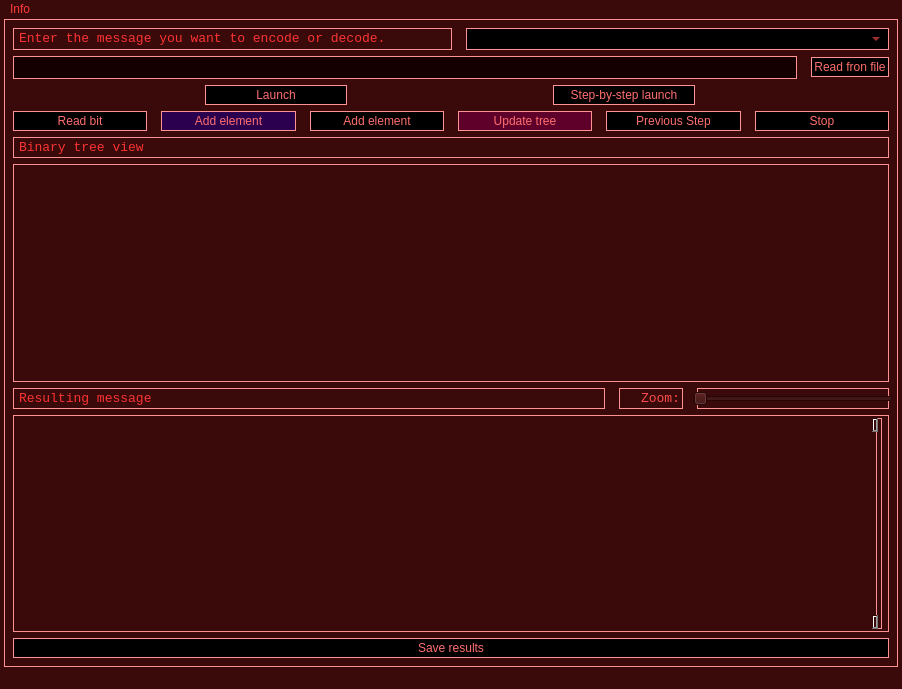
<?xml version="1.0" encoding="UTF-8"?>
<ui version="4.0">
 <class>MainWindow</class>
 <widget class="QMainWindow" name="MainWindow">
  <property name="geometry">
   <rect>
    <x>0</x>
    <y>0</y>
    <width>902</width>
    <height>689</height>
   </rect>
  </property>
  <property name="minimumSize">
   <size>
    <width>902</width>
    <height>689</height>
   </size>
  </property>
  <property name="windowTitle">
   <string>MainWindow</string>
  </property>
  <property name="styleSheet">
   <string notr="true">background-color: rgb(58, 9, 9);
color: rgb(255, 60, 60);
</string>
  </property>
  <widget class="QWidget" name="centralwidget">
   <property name="styleSheet">
    <string notr="true">border-color: rgb(255, 20, 20);
border-width : 1.2px;
border-style: ridge;
margin-left: 4px;
margin-right: 4px;
padding:2px;
color: rgb(255, 76, 76);</string>
   </property>
   <layout class="QVBoxLayout" name="verticalLayout">
    <item>
     <layout class="QHBoxLayout" name="horizontalLayout_4">
      <item>
       <widget class="QLabel" name="label">
        <property name="maximumSize">
         <size>
          <width>121212</width>
          <height>16777215</height>
         </size>
        </property>
        <property name="font">
         <font>
          <family>Consolas</family>
          <pointsize>8</pointsize>
         </font>
        </property>
        <property name="styleSheet">
         <string notr="true">color: rgb(253, 51, 51);</string>
        </property>
        <property name="text">
         <string>&lt;html&gt;&lt;head/&gt;&lt;body&gt;&lt;p&gt;&lt;span style=&quot; font-size:10pt;&quot;&gt;Enter the message you want to encode or decode.&lt;/span&gt;&lt;/p&gt;&lt;/body&gt;&lt;/html&gt;</string>
        </property>
       </widget>
      </item>
      <item>
       <widget class="QComboBox" name="comboBox">
        <property name="minimumSize">
         <size>
          <width>431</width>
          <height>0</height>
         </size>
        </property>
        <property name="maximumSize">
         <size>
          <width>200</width>
          <height>16777215</height>
         </size>
        </property>
        <property name="styleSheet">
         <string notr="true">background-color: rgb(0, 0, 0);</string>
        </property>
       </widget>
      </item>
     </layout>
    </item>
    <item>
     <layout class="QHBoxLayout" name="horizontalLayout">
      <item>
       <widget class="QLineEdit" name="inputStr">
        <property name="font">
         <font>
          <family>Consolas</family>
          <pointsize>10</pointsize>
          <weight>50</weight>
          <italic>false</italic>
          <bold>false</bold>
         </font>
        </property>
        <property name="styleSheet">
         <string notr="true">
color: rgb(255, 58, 51);

background-color: rgb(20, 0, 0);</string>
        </property>
        <property name="maxLength">
         <number>1000</number>
        </property>
       </widget>
      </item>
      <item>
       <widget class="QPushButton" name="readFileButton">
        <property name="maximumSize">
         <size>
          <width>110</width>
          <height>16777215</height>
         </size>
        </property>
        <property name="styleSheet">
         <string notr="true">
background-color: rgb(0, 0, 0);
color: rgb(255, 110, 110);</string>
        </property>
        <property name="text">
         <string>Read fron file</string>
        </property>
       </widget>
      </item>
     </layout>
    </item>
    <item>
     <layout class="QHBoxLayout" name="horizontalLayout_2">
      <item>
       <widget class="QPushButton" name="startCodingButton">
        <property name="maximumSize">
         <size>
          <width>150</width>
          <height>16777215</height>
         </size>
        </property>
        <property name="styleSheet">
         <string notr="true">
background-color: rgb(0, 0, 0);
color: rgb(255, 110, 110);</string>
        </property>
        <property name="text">
         <string>Launch</string>
        </property>
       </widget>
      </item>
      <item>
       <widget class="QPushButton" name="stepByStepStart">
        <property name="maximumSize">
         <size>
          <width>150</width>
          <height>16777215</height>
         </size>
        </property>
        <property name="styleSheet">
         <string notr="true">
background-color: rgb(0, 0, 0);
color: rgb(255, 110, 110);</string>
        </property>
        <property name="text">
         <string>Step-by-step launch</string>
        </property>
       </widget>
      </item>
     </layout>
    </item>
    <item>
     <layout class="QHBoxLayout" name="horizontalLayout_3">
      <item>
       <widget class="QPushButton" name="readBit">
        <property name="maximumSize">
         <size>
          <width>150</width>
          <height>16777215</height>
         </size>
        </property>
        <property name="styleSheet">
         <string notr="true">
background-color: rgb(0, 0, 0);
color: rgb(255, 110, 110);</string>
        </property>
        <property name="text">
         <string>Read bit</string>
        </property>
       </widget>
      </item>
      <item>
       <widget class="QPushButton" name="addElemDecode">
        <property name="maximumSize">
         <size>
          <width>150</width>
          <height>16777215</height>
         </size>
        </property>
        <property name="styleSheet">
         <string notr="true">background-color: rgb(42, 0, 79);
color: rgb(255, 110, 110);</string>
        </property>
        <property name="text">
         <string>Add element</string>
        </property>
       </widget>
      </item>
      <item>
       <widget class="QPushButton" name="addElement">
        <property name="maximumSize">
         <size>
          <width>150</width>
          <height>16777215</height>
         </size>
        </property>
        <property name="styleSheet">
         <string notr="true">
background-color: rgb(0, 0, 0);
color: rgb(255, 110, 110);</string>
        </property>
        <property name="text">
         <string>Add element</string>
        </property>
       </widget>
      </item>
      <item>
       <widget class="QPushButton" name="upgradeTree">
        <property name="maximumSize">
         <size>
          <width>150</width>
          <height>16777215</height>
         </size>
        </property>
        <property name="styleSheet">
         <string notr="true">background-color: rgb(95, 0, 42);
color: rgb(255, 110, 110);</string>
        </property>
        <property name="text">
         <string>Update tree</string>
        </property>
       </widget>
      </item>
      <item>
       <widget class="QPushButton" name="prevStep">
        <property name="maximumSize">
         <size>
          <width>150</width>
          <height>16777215</height>
         </size>
        </property>
        <property name="styleSheet">
         <string notr="true">
background-color: rgb(0, 0, 0);
color: rgb(255, 110, 110);</string>
        </property>
        <property name="text">
         <string>Previous Step</string>
        </property>
       </widget>
      </item>
      <item>
       <widget class="QPushButton" name="stopButton">
        <property name="maximumSize">
         <size>
          <width>150</width>
          <height>16777215</height>
         </size>
        </property>
        <property name="styleSheet">
         <string notr="true">
background-color: rgb(0, 0, 0);
color: rgb(255, 110, 110);</string>
        </property>
        <property name="text">
         <string>Stop</string>
        </property>
       </widget>
      </item>
     </layout>
    </item>
    <item>
     <widget class="QLabel" name="label_2">
      <property name="maximumSize">
       <size>
        <width>121212</width>
        <height>16777215</height>
       </size>
      </property>
      <property name="font">
       <font>
        <family>Consolas</family>
       </font>
      </property>
      <property name="styleSheet">
       <string notr="true">color: rgb(253, 51, 51);</string>
      </property>
      <property name="text">
       <string>&lt;html&gt;&lt;head/&gt;&lt;body&gt;&lt;p&gt;&lt;span style=&quot; font-size:10pt;&quot;&gt;Binary tree view&lt;/span&gt;&lt;/p&gt;&lt;/body&gt;&lt;/html&gt;</string>
      </property>
     </widget>
    </item>
    <item>
     <widget class="QGraphicsView" name="graphicsView">
      <property name="backgroundBrush">
       <brush brushstyle="SolidPattern">
        <color alpha="255">
         <red>189</red>
         <green>4</green>
         <blue>4</blue>
        </color>
       </brush>
      </property>
     </widget>
    </item>
    <item>
     <layout class="QHBoxLayout" name="horizontalLayout_5">
      <item>
       <widget class="QLabel" name="label_3">
        <property name="minimumSize">
         <size>
          <width>600</width>
          <height>0</height>
         </size>
        </property>
        <property name="maximumSize">
         <size>
          <width>10000</width>
          <height>16777215</height>
         </size>
        </property>
        <property name="font">
         <font>
          <family>Consolas</family>
         </font>
        </property>
        <property name="styleSheet">
         <string notr="true">color: rgb(253, 51, 51);</string>
        </property>
        <property name="text">
         <string>&lt;html&gt;&lt;head/&gt;&lt;body&gt;&lt;p&gt;&lt;span style=&quot; font-size:10pt;&quot;&gt;Resulting message&lt;/span&gt;&lt;/p&gt;&lt;/body&gt;&lt;/html&gt;</string>
        </property>
       </widget>
      </item>
      <item>
       <widget class="QLabel" name="label_4">
        <property name="minimumSize">
         <size>
          <width>70</width>
          <height>0</height>
         </size>
        </property>
        <property name="maximumSize">
         <size>
          <width>80</width>
          <height>16777215</height>
         </size>
        </property>
        <property name="font">
         <font>
          <family>Consolas</family>
         </font>
        </property>
        <property name="text">
         <string>&lt;html&gt;&lt;head/&gt;&lt;body&gt;&lt;p align=&quot;right&quot;&gt;&lt;span style=&quot; font-size:10pt;&quot;&gt;Zoom:&lt;/span&gt;&lt;/p&gt;&lt;/body&gt;&lt;/html&gt;</string>
        </property>
       </widget>
      </item>
      <item>
       <widget class="QSlider" name="horizontalSlider">
        <property name="minimumSize">
         <size>
          <width>200</width>
          <height>0</height>
         </size>
        </property>
        <property name="maximumSize">
         <size>
          <width>200</width>
          <height>16777215</height>
         </size>
        </property>
        <property name="orientation">
         <enum>Qt::Horizontal</enum>
        </property>
       </widget>
      </item>
     </layout>
    </item>
    <item>
     <widget class="QTextBrowser" name="answer">
      <property name="minimumSize">
       <size>
        <width>0</width>
        <height>40</height>
       </size>
      </property>
      <property name="maximumSize">
       <size>
        <width>16777215</width>
        <height>230</height>
       </size>
      </property>
      <property name="font">
       <font>
        <family>Consolas</family>
        <pointsize>10</pointsize>
       </font>
      </property>
      <property name="styleSheet">
       <string notr="true">color: rgb(255, 58, 51);</string>
      </property>
      <property name="verticalScrollBarPolicy">
       <enum>Qt::ScrollBarAlwaysOn</enum>
      </property>
      <property name="sizeAdjustPolicy">
       <enum>QAbstractScrollArea::AdjustIgnored</enum>
      </property>
     </widget>
    </item>
    <item>
     <widget class="QPushButton" name="saveButton">
      <property name="styleSheet">
       <string notr="true">
background-color: rgb(0, 0, 0);
color: rgb(255, 110, 110);</string>
      </property>
      <property name="text">
       <string>Save results</string>
      </property>
     </widget>
    </item>
   </layout>
  </widget>
  <widget class="QMenuBar" name="menubar">
   <property name="geometry">
    <rect>
     <x>0</x>
     <y>0</y>
     <width>902</width>
     <height>25</height>
    </rect>
   </property>
   <widget class="QMenu" name="menuInfo">
    <property name="title">
     <string>Info</string>
    </property>
    <addaction name="actionAbout_algorithm"/>
    <addaction name="actionInstruction"/>
   </widget>
   <addaction name="menuInfo"/>
  </widget>
  <widget class="QStatusBar" name="statusbar"/>
  <action name="actionAbout_algorithm">
   <property name="checkable">
    <bool>false</bool>
   </property>
   <property name="text">
    <string>About algorithm</string>
   </property>
  </action>
  <action name="actionInstruction">
   <property name="checkable">
    <bool>true</bool>
   </property>
   <property name="text">
    <string>Instruction</string>
   </property>
  </action>
 </widget>
 <resources/>
 <connections/>
</ui>
